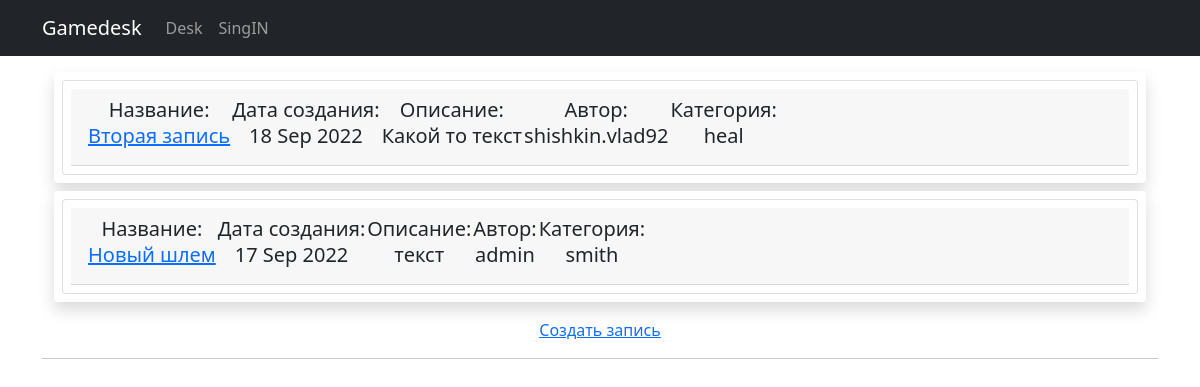
The page /gamedesk/ on the database as committed earlier.
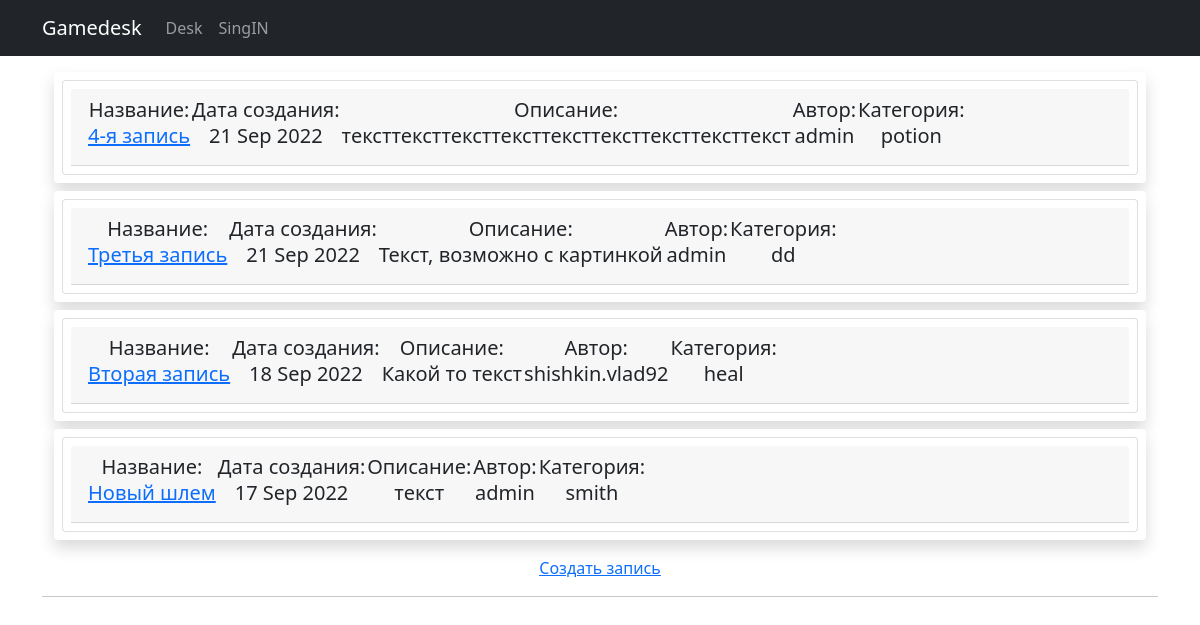
The same page on the database as committed later.
### gamedesk/models.py (models this page shows, shortened)
class Post(models.Model):
    title = models.CharField('Title', max_length=100)
    text = RichTextUploadingField('Text')
    category = models.ForeignKey(to='Category', on_delete=models.CASCADE)
    author = models.ForeignKey(User, null=True, default=1, on_delete=models.CASCADE, verbose_name='Author')
    dateCreation = models.DateTimeField(auto_now_add=True)
    class Meta:
        verbose_name = 'Запись'
        verbose_name_plural = 'Записи'
    upload = models.FileField(upload_to='uploads/', default='none')

class Category(models.Model):
    TYPE = (
        ('tank', 'Танки'),
        ('heal', 'Хилы'),
        ('dd', 'ДД'),
        ('buyers', 'Торговцы'),
        ('gildmaster', 'Гилдмастеры'),
        ('quest', 'Квестгиверы'),
        ('smith', 'Кузнецы'),
        ('tanner', 'Кодевники'),
        ('potion', 'Зельевары'),
        ('spellmaster', 'Мастера заклинаний'),
    )
    name = models.CharField(max_length=50, choices=TYPE, default='tank')
    def __str__(self):
        return f'{self.name}'
    class Meta:
        verbose_name = 'Категория'
        verbose_name_plural = 'Категории'

### gamedesk/views.py (the view)
# urls.py: path('', PostList.as_view()),
class PostList(ListView):
    model = Post
    context_object_name = 'post_list'
    queryset = Post.objects.order_by('-dateCreation')

### templates/gamedesk/post_list.html (shortened to what this page needs)
{% extends 'default.html' %}
{% block content %}
<p style="text-align: center;"><div class="container">
  {% for post in post_list %}
    <div class="row p-2 my-2 shadow bg-body rounded">
        <div class="card p-2">
            <div class="card-header">
            <h5 class="card-title">
    <table>
           <tr>
               <td>Название:</td>
               <td>Дата создания:</td>
               <td>Описание:</td>
               <td>Автор:</td>
               <td>Категория:</td>
           </tr>
           <tr>
               <td><a href="{% url 'post_detail' post.id %}">{{ post.title|truncatechars:20 }}</td>
               <td>{{ post.dateCreation|date:'d M Y' }}</td>
               <td>{{ post.text|truncatewords:20 }}</td>
               <td>{{ post.author }}</td>
               <td>{{ post.category }}</td>
               </tr>
    </table>
            </div>
        </div>
    </div>
  {% endfor %}
</div>
</p>
<a href="{% url 'post_create' %}"><u> Создать запись </u></a>
<hr>
{% endblock content %}

### templates/default.html (shortened to what this page needs)
<!DOCTYPE html>
<html lang="en">
    <head>
        {% load static %}
        <link href="{% static 'css/styles.css' %}" rel="stylesheet" />
    </head>
    <body>
        <nav class="navbar navbar-expand-lg navbar-dark bg-dark static-top">
   <div class="container">
       <a class="navbar-brand" href="#">Gamedesk</a>
              <div class="collapse navbar-collapse" id="navbarResponsive">
           <ul class="navbar-nav ml-auto">
               <li class="nav-item">
                    <a class="nav-link"  href="/gamedesk/">Desk</a>
               <li class="nav-item">
                    <a class="nav-link"  href="/accounts/login/?next=/">SingIN</a>
               </li>
           </ul>
       </div>
   </div>
</nav>
                <div class="container">
   <div class="row">
       <div class="col-lg-12 text-center">
           {% block content %}{% endblock content %}
       </div>
   </div>
</div>
    </body>
</html>

Rows that differ between the two databases and show on the page:
added Post: title "4-я запись", dateCreation "21 Sep 2022", text "тексттексттексттексттексттексттексттексттекст", author "admin", category "potion"
added Post: title "Третья запись", dateCreation "21 Sep 2022", text "Текст, возможно с картинкой", author "admin", category "dd"
